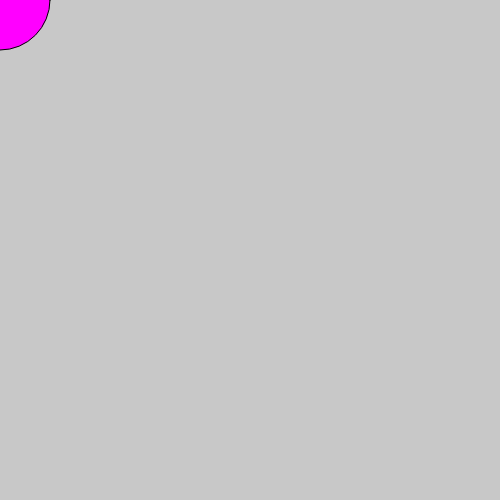
Frame 1 (no input)
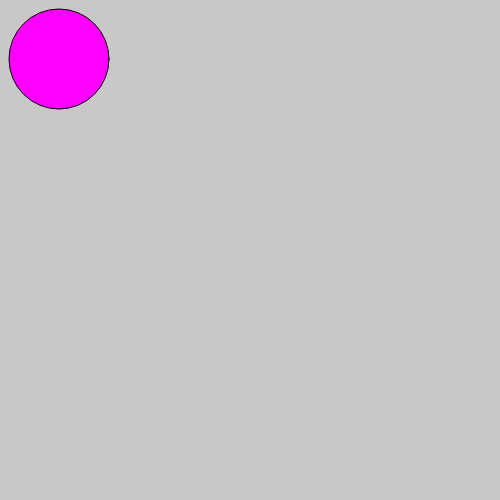
Frame 60 (no input)
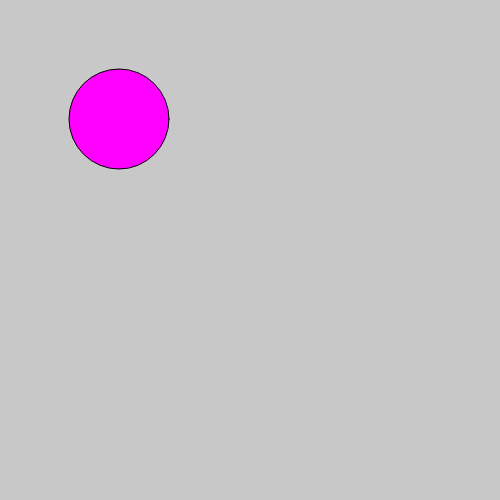
Frame 120 (the mouse pressed at the canvas centre since frame 60)

The p5.js sketch that drew these frames (run headless with seeded random() and noise() and a simulated clock; from frame 60 on, the mouse is pressed at the canvas centre):

// p5.js sketch
// ── sketch.js

// MOVES THE MAGENTA BALL ACROSS THE SCREEN W/ A GRAY BACKGROUND
var a = 0;

function setup()
{
	createCanvas(500, 500);
}

function draw()
{
	background(200);
	fill(255, 0, 255);
	ellipse(a, a, 100, 100);
	a += 1;

}






// DRAW ON THE GRAY SQUARE
// function setup()
// {
// 	createCanvas(800, 800);
// 	background(160,160,160);
// 	frameRate(30);
// }



// function draw()
// {	
// 	strokeWeight(4);
// 	stroke(153,255,255);
// 	ellipse(mouseX, mouseY,1,1);
// 	// connect the dots
// 	stroke(153,255,255);
// 	strokeWeight(4);
// 	line(mouseX, mouseY, pmouseX, pmouseY);
// 	print(pmouseX + ' -> ' + mouseX);
// }

// function mousePressed()
// {	
// 	strokeWeight(1);
// 	stroke(255,0,0);
// }
